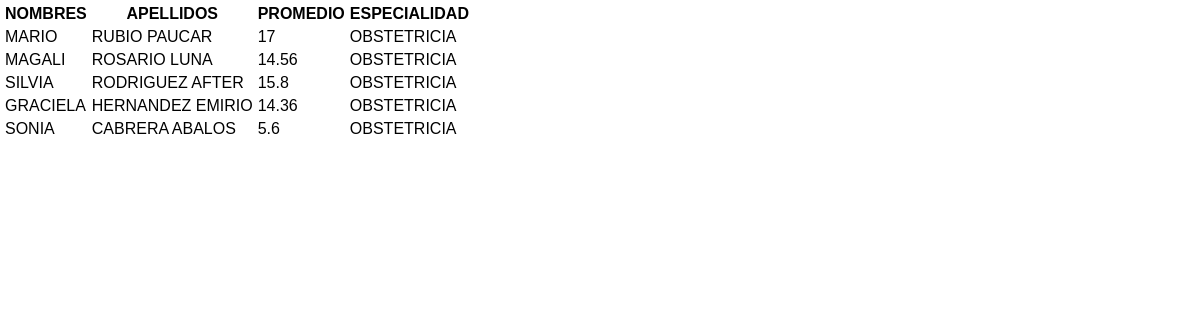
/consultas/consulta15.php, run on the app's committed database.
### tables this page shows
CREATE TABLE `alumnos` (
  `codigo` int(11) NOT NULL,
  `nombres` varchar(50) NOT NULL,
  `apellidos` varchar(50) NOT NULL,
  `codespecialidad` int(11) NOT NULL,
  `codciclo` int(11) NOT NULL,
  `codcurso` int(11) NOT NULL,
  `promedio` float NOT NULL,
  `codciudad` int(11) NOT NULL
);

CREATE TABLE `especialidad` (
  `codigoespecialidad` int(11) NOT NULL,
  `especialidad` varchar(50) NOT NULL
);

### consultas/consulta15.php (the view, shortened to what this page needs)
<?php
$cn = Conectarse();
$rslistar = "SELECT a.nombres,a.apellidos,a.promedio, e.especialidad FROM alumnos a, especialidad e WHERE a.codespecialidad = e.codigoespecialidad AND e.especialidad = 'OBSTETRICIA' ORDER BY a.apellidos DESC, a.promedio ASC;";
$listar = mysqli_query($cn,$rslistar);
?>
<!DOCTYPE html>
<html lang="en">
<head>
    <link rel="stylesheet" href="estilos.css">
    <link rel="stylesheet" href="estilos.css">
</head>
<body>
    <TABLE BORDER=0 CELLSPACING=5 CELLPADDING=5>
        <TR class="detalle2">
            <TH>NOMBRES</TH>
            <TH>APELLIDOS</TH>
            <TH>PROMEDIO</TH>
            <TH>ESPECIALIDAD</TH>
        </TR>
        <?php
        while($rslistar=mysqli_fetch_array($listar)){
        ?>
        <TR>
            <TD class="datos1"><?php echo $rslistar["nombres"];?></TD>
            <TD class="datos1"><?php echo $rslistar["apellidos"];?></TD>
            <TD class="datos1"><?php echo $rslistar["promedio"];?></TD>
            <TD class="datos1"><?php echo $rslistar["especialidad"];?></TD>
        </TR>
        <?php }?>
    </TABLE>
</body>
</html>

### css/estilos.css (style rules this page uses)
* { font-family: Arial, Helvetica, sans-serif; padding: 0; margin: 0; box-sizing: border-box; }

### data on the page
alumnos: nombres "MARIO", apellidos "RUBIO PAUCAR", promedio "17", especialidad.especialidad "OBSTETRICIA"
alumnos: nombres "MAGALI", apellidos "ROSARIO LUNA", promedio "14.56", especialidad.especialidad "OBSTETRICIA"
alumnos: nombres "SILVIA", apellidos "RODRIGUEZ AFTER", promedio "15.8", especialidad.especialidad "OBSTETRICIA"
alumnos: nombres "GRACIELA", apellidos "HERNANDEZ EMIRIO", promedio "14.36", especialidad.especialidad "OBSTETRICIA"
alumnos: nombres "SONIA", apellidos "CABRERA ABALOS", promedio "5.6", especialidad.especialidad "OBSTETRICIA"
